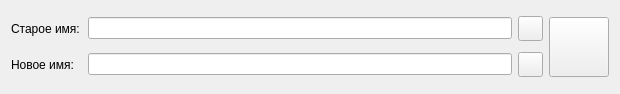
<?xml version="1.0" encoding="UTF-8"?>
<ui version="4.0">
 <class>Form</class>
 <widget class="QWidget" name="Form">
  <property name="geometry">
   <rect>
    <x>0</x>
    <y>0</y>
    <width>620</width>
    <height>94</height>
   </rect>
  </property>
  <property name="windowTitle">
   <string>Form</string>
  </property>
  <layout class="QHBoxLayout" name="horizontalLayout_3">
   <item>
    <layout class="QVBoxLayout" name="verticalLayout">
     <item>
      <layout class="QHBoxLayout" name="horizontalLayout_2" stretch="2,12,0">
       <item>
        <widget class="QLabel" name="label">
         <property name="text">
          <string>Старое имя:</string>
         </property>
        </widget>
       </item>
       <item>
        <widget class="QLineEdit" name="edtOldName">
         <property name="readOnly">
          <bool>true</bool>
         </property>
        </widget>
       </item>
       <item>
        <widget class="QPushButton" name="btnUp">
         <property name="sizePolicy">
          <sizepolicy hsizetype="Fixed" vsizetype="Fixed">
           <horstretch>20</horstretch>
           <verstretch>20</verstretch>
          </sizepolicy>
         </property>
         <property name="minimumSize">
          <size>
           <width>25</width>
           <height>25</height>
          </size>
         </property>
         <property name="maximumSize">
          <size>
           <width>25</width>
           <height>25</height>
          </size>
         </property>
         <property name="text">
          <string/>
         </property>
        </widget>
       </item>
      </layout>
     </item>
     <item>
      <layout class="QHBoxLayout" name="horizontalLayout" stretch="2,12,0">
       <item>
        <widget class="QLabel" name="label_2">
         <property name="text">
          <string>Новое имя:</string>
         </property>
        </widget>
       </item>
       <item>
        <widget class="QLineEdit" name="edtNewName">
         <property name="readOnly">
          <bool>true</bool>
         </property>
        </widget>
       </item>
       <item>
        <widget class="QPushButton" name="btnDown">
         <property name="sizePolicy">
          <sizepolicy hsizetype="Fixed" vsizetype="Fixed">
           <horstretch>20</horstretch>
           <verstretch>20</verstretch>
          </sizepolicy>
         </property>
         <property name="minimumSize">
          <size>
           <width>25</width>
           <height>25</height>
          </size>
         </property>
         <property name="maximumSize">
          <size>
           <width>25</width>
           <height>25</height>
          </size>
         </property>
         <property name="text">
          <string/>
         </property>
        </widget>
       </item>
      </layout>
     </item>
    </layout>
   </item>
   <item>
    <widget class="QPushButton" name="btnDelete">
     <property name="minimumSize">
      <size>
       <width>60</width>
       <height>60</height>
      </size>
     </property>
     <property name="text">
      <string/>
     </property>
    </widget>
   </item>
  </layout>
 </widget>
 <resources/>
 <connections/>
</ui>
